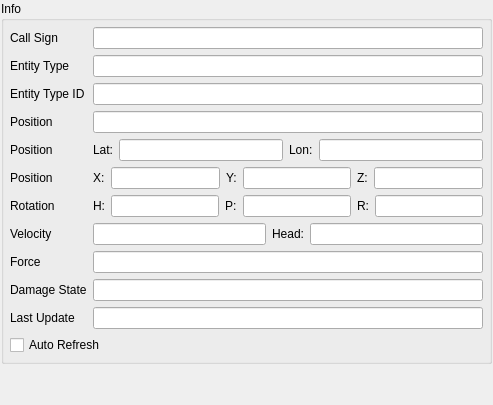
  <widget class="QDockWidget" name="mEntityInfoDockWidget" >
   <property name="sizePolicy" >
    <sizepolicy vsizetype="Preferred" hsizetype="Preferred" >
     <horstretch>1</horstretch>
     <verstretch>1</verstretch>
    </sizepolicy>
   </property>
   <property name="features" >
    <set>QDockWidget::AllDockWidgetFeatures</set>
   </property>
   <property name="windowTitle" >
    <string>Entity Info</string>
   </property>
   <attribute name="dockWidgetArea" >
    <number>1</number>
   </attribute>
   <widget class="QWidget" name="dockWidgetContents" >
    <property name="sizePolicy" >
     <sizepolicy vsizetype="Preferred" hsizetype="Preferred" >
      <horstretch>1</horstretch>
      <verstretch>1</verstretch>
     </sizepolicy>
    </property>
    <layout class="QVBoxLayout" >
     <property name="spacing" >
      <number>1</number>
     </property>
     <property name="margin" >
      <number>1</number>
     </property>
     <item>
      <widget class="QGroupBox" name="mEntityInfoGroupBox" >
       <property name="sizePolicy" >
        <sizepolicy vsizetype="Preferred" hsizetype="Preferred" >
         <horstretch>1</horstretch>
         <verstretch>0</verstretch>
        </sizepolicy>
       </property>
       <property name="title" >
        <string>Info</string>
       </property>
       <layout class="QHBoxLayout" >
        <property name="spacing" >
         <number>4</number>
        </property>
        <property name="margin" >
         <number>6</number>
        </property>
        <item>
         <widget class="QWidget" native="1" name="gridLayout_2" >
          <property name="sizePolicy" >
           <sizepolicy vsizetype="Preferred" hsizetype="Preferred" >
            <horstretch>1</horstretch>
            <verstretch>0</verstretch>
           </sizepolicy>
          </property>
          <layout class="QGridLayout" >
           <property name="margin" >
            <number>0</number>
           </property>
           <item row="8" column="1" >
            <widget class="QLineEdit" name="mEntityInfoForceLineEdit" >
             <property name="readOnly" >
              <bool>true</bool>
             </property>
            </widget>
           </item>
           <item row="8" column="0" >
            <widget class="QLabel" name="mEntityInfoForceLabel" >
             <property name="text" >
              <string>Force</string>
             </property>
             <property name="buddy" >
              <cstring>mEntityInfoForceLineEdit</cstring>
             </property>
            </widget>
           </item>
           <item row="10" column="0" >
            <widget class="QLabel" name="mEntityInfoLastUpdateTimeLabel" >
             <property name="text" >
              <string>Last Update</string>
             </property>
            </widget>
           </item>
           <item row="9" column="1" >
            <widget class="QLineEdit" name="mDamageStateLineEdit" >
             <property name="readOnly" >
              <bool>true</bool>
             </property>
            </widget>
           </item>
           <item row="0" column="0" >
            <widget class="QLabel" name="mEntityInfoCallSignLabel" >
             <property name="text" >
              <string>Call Sign</string>
             </property>
             <property name="buddy" >
              <cstring>mEntityInfoCallSignLineEdit</cstring>
             </property>
            </widget>
           </item>
           <item row="0" column="1" >
            <widget class="QLineEdit" name="mEntityInfoCallSignLineEdit" >
             <property name="sizePolicy" >
              <sizepolicy vsizetype="Fixed" hsizetype="Expanding" >
               <horstretch>1</horstretch>
               <verstretch>0</verstretch>
              </sizepolicy>
             </property>
             <property name="readOnly" >
              <bool>true</bool>
             </property>
            </widget>
           </item>
           <item row="6" column="0" >
            <widget class="QLabel" name="mEntityInfoRotationLabel" >
             <property name="text" >
              <string>Rotation</string>
             </property>
            </widget>
           </item>
           <item row="3" column="1" >
            <widget class="QLineEdit" name="mEntityInfoPositionMGRS" >
             <property name="toolTip" >
              <string>The MGRS position of the entity</string>
             </property>
             <property name="readOnly" >
              <bool>true</bool>
             </property>
            </widget>
           </item>
           <item row="9" column="0" >
            <widget class="QLabel" name="mEntityInfoDamageStateLabel" >
             <property name="text" >
              <string>Damage State</string>
             </property>
             <property name="buddy" >
              <cstring>mDamageStateLineEdit</cstring>
             </property>
            </widget>
           </item>
           <item row="3" column="0" >
            <widget class="QLabel" name="mEntityInfoPositionLabel_MGRS" >
             <property name="text" >
              <string>Position</string>
             </property>
             <property name="buddy" >
              <cstring>mEntityInfoPositionMGRS</cstring>
             </property>
            </widget>
           </item>
           <item row="11" column="0" colspan="2" >
            <widget class="QCheckBox" name="mEntityInfoAutoRefreshCheckBox" >
             <property name="text" >
              <string>Auto Refresh</string>
             </property>
            </widget>
           </item>
           <item row="6" column="1" >
            <layout class="QHBoxLayout" >
             <item>
              <widget class="QLabel" name="mEntityInfoRot_HeadLabel" >
               <property name="text" >
                <string>H:</string>
               </property>
              </widget>
             </item>
             <item>
              <widget class="QLineEdit" name="mEntityInfoRotHeadEdit" >
               <property name="toolTip" >
                <string>The heading of the entity (in degrees)</string>
               </property>
               <property name="readOnly" >
                <bool>true</bool>
               </property>
              </widget>
             </item>
             <item>
              <widget class="QLabel" name="mEntityInfoRot_PitchLabel" >
               <property name="text" >
                <string>P:</string>
               </property>
              </widget>
             </item>
             <item>
              <widget class="QLineEdit" name="mEntityInfoRotPitchEdit" >
               <property name="toolTip" >
                <string>The pitch of the entity (in degrees)</string>
               </property>
               <property name="readOnly" >
                <bool>true</bool>
               </property>
              </widget>
             </item>
             <item>
              <widget class="QLabel" name="mEntityInfoRot_RollLabel" >
               <property name="text" >
                <string>R:</string>
               </property>
              </widget>
             </item>
             <item>
              <widget class="QLineEdit" name="mEntityInfoRotRollEdit" >
               <property name="toolTip" >
                <string>The roll of the entity (in degrees)</string>
               </property>
               <property name="readOnly" >
                <bool>true</bool>
               </property>
              </widget>
             </item>
            </layout>
           </item>
           <item row="10" column="1" >
            <widget class="QLineEdit" name="mEntityInfoLastUpdateTimeLineEdit" >
             <property name="toolTip" >
              <string>The amount of time that has passed since this entity was updated on the network.</string>
             </property>
             <property name="readOnly" >
              <bool>true</bool>
             </property>
            </widget>
           </item>
           <item row="4" column="0" >
            <widget class="QLabel" name="mEntityInfoPositionLabel_LatLon" >
             <property name="text" >
              <string>Position</string>
             </property>
             <property name="buddy" >
              <cstring>mEntityInfoPositionMGRS</cstring>
             </property>
            </widget>
           </item>
           <item row="4" column="1" >
            <layout class="QHBoxLayout" >
             <item>
              <widget class="QLabel" name="mEntityInfoPos_LatLabel" >
               <property name="text" >
                <string>Lat:</string>
               </property>
              </widget>
             </item>
             <item>
              <widget class="QLineEdit" name="mEntityInfoPosLatEdit" >
               <property name="toolTip" >
                <string>The Latitude of the entity (North-South)</string>
               </property>
               <property name="readOnly" >
                <bool>true</bool>
               </property>
              </widget>
             </item>
             <item>
              <widget class="QLabel" name="mEntityInfoPos_LonLabel" >
               <property name="text" >
                <string>Lon:</string>
               </property>
              </widget>
             </item>
             <item>
              <widget class="QLineEdit" name="mEntityInfoPosLonEdit" >
               <property name="toolTip" >
                <string>The longitude of the entity (East-West)</string>
               </property>
               <property name="readOnly" >
                <bool>true</bool>
               </property>
              </widget>
             </item>
            </layout>
           </item>
           <item row="5" column="0" >
            <widget class="QLabel" name="mEntityInfoPositionLabel_XYZ" >
             <property name="text" >
              <string>Position</string>
             </property>
             <property name="buddy" >
              <cstring>mEntityInfoPositionMGRS</cstring>
             </property>
            </widget>
           </item>
           <item row="5" column="1" >
            <layout class="QHBoxLayout" >
             <item>
              <widget class="QLabel" name="mEntityInfoPos_XLabel" >
               <property name="text" >
                <string>X:</string>
               </property>
              </widget>
             </item>
             <item>
              <widget class="QLineEdit" name="mEntityInfoPosXEdit" >
               <property name="toolTip" >
                <string>The X position of the entity (meters in world coordinates)</string>
               </property>
               <property name="readOnly" >
                <bool>true</bool>
               </property>
              </widget>
             </item>
             <item>
              <widget class="QLabel" name="mEntityInfoPos_YLabel" >
               <property name="text" >
                <string>Y:</string>
               </property>
              </widget>
             </item>
             <item>
              <widget class="QLineEdit" name="mEntityInfoPosYEdit" >
               <property name="toolTip" >
                <string>The Y position of the entity (meters in world coordinates)</string>
               </property>
               <property name="readOnly" >
                <bool>true</bool>
               </property>
              </widget>
             </item>
             <item>
              <widget class="QLabel" name="mEntityInfoPos_ZLabel" >
               <property name="text" >
                <string>Z:</string>
               </property>
              </widget>
             </item>
             <item>
              <widget class="QLineEdit" name="mEntityInfoPosZEdit" >
               <property name="toolTip" >
                <string>The Z position of the entity (meters in world coordinates)</string>
               </property>
               <property name="readOnly" >
                <bool>true</bool>
               </property>
              </widget>
             </item>
            </layout>
           </item>
           <item row="7" column="0" >
            <widget class="QLabel" name="mEntityInfoSpeedLabel" >
             <property name="text" >
              <string>Velocity</string>
             </property>
             <property name="buddy" >
              <cstring>mEntityInfoForceLineEdit</cstring>
             </property>
            </widget>
           </item>
           <item row="7" column="1" >
            <layout class="QHBoxLayout" >
             <item>
              <widget class="QLineEdit" name="mEntityInfoSpeed" >
               <property name="toolTip" >
                <string>The speed of the entity - estimated from the published velocity</string>
               </property>
               <property name="readOnly" >
                <bool>true</bool>
               </property>
              </widget>
             </item>
             <item>
              <widget class="QLabel" name="mEntityInfoSpeed_DirLabel" >
               <property name="text" >
                <string>Head:</string>
               </property>
              </widget>
             </item>
             <item>
              <widget class="QLineEdit" name="mEntityInfoSpeedDir" >
               <property name="toolTip" >
                <string>The direction the entity is moving (in degrees) - estimated from the published velocity</string>
               </property>
               <property name="readOnly" >
                <bool>true</bool>
               </property>
              </widget>
             </item>
            </layout>
           </item>
           <item row="1" column="0" >
            <widget class="QLabel" name="mEntityTypeLabel" >
             <property name="text" >
              <string>Entity Type</string>
             </property>
             <property name="buddy" >
              <cstring>mEntityInfoCallSignLineEdit</cstring>
             </property>
            </widget>
           </item>
           <item row="1" column="1" >
            <widget class="QLineEdit" name="mEntityTypeLineEdit" >
             <property name="sizePolicy" >
              <sizepolicy vsizetype="Fixed" hsizetype="Expanding" >
               <horstretch>1</horstretch>
               <verstretch>0</verstretch>
              </sizepolicy>
             </property>
             <property name="readOnly" >
              <bool>true</bool>
             </property>
            </widget>
           </item>
           <item row="2" column="0" >
            <widget class="QLabel" name="mEntityTypeIDLabel" >
             <property name="text" >
              <string>Entity Type ID</string>
             </property>
             <property name="buddy" >
              <cstring>mEntityInfoPositionMGRS</cstring>
             </property>
            </widget>
           </item>
           <item row="2" column="1" >
            <widget class="QLineEdit" name="mEntityTypeIDLineEdit" >
             <property name="sizePolicy" >
              <sizepolicy vsizetype="Fixed" hsizetype="Expanding" >
               <horstretch>1</horstretch>
               <verstretch>0</verstretch>
              </sizepolicy>
             </property>
             <property name="readOnly" >
              <bool>true</bool>
             </property>
            </widget>
           </item>
          </layout>
         </widget>
        </item>
       </layout>
      </widget>
     </item>
     <item>
      <spacer>
       <property name="orientation" >
        <enum>Qt::Vertical</enum>
       </property>
       <property name="sizeHint" stdset="0" >
        <size>
         <width>20</width>
         <height>40</height>
        </size>
       </property>
      </spacer>
     </item>
    </layout>
   </widget>
  </widget>
